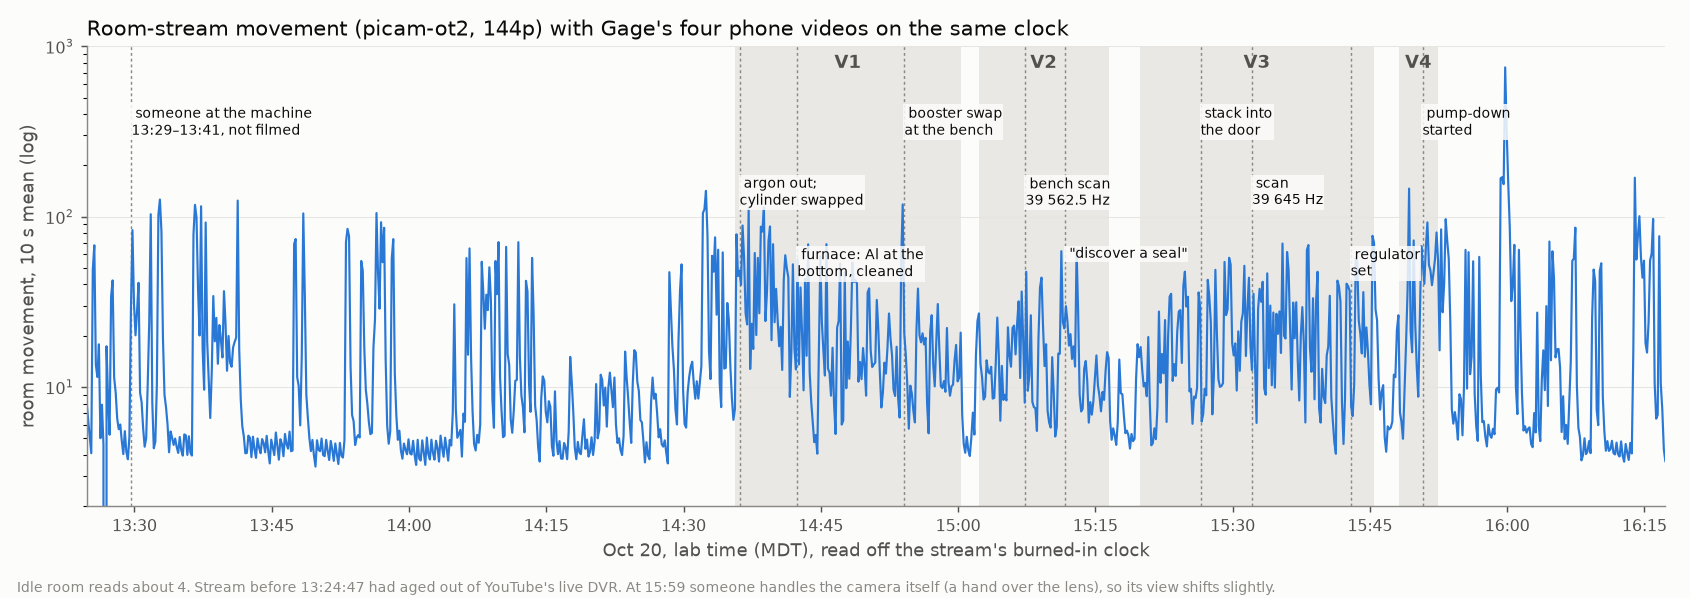

This figure's Python source:
#!/usr/bin/env python3
"""Room-stream movement on Oct 20 with the four phone videos placed on the same clock.

    python timeline.py   # reads room_activity_10s.csv and alignment.json, writes timeline.png
"""
import csv, datetime as dt, json, os

import matplotlib
matplotlib.use("Agg")
import matplotlib.dates as mdates
import matplotlib.pyplot as plt

HERE = os.path.dirname(os.path.abspath(__file__))
DAY = dt.date(2026, 10, 20)
SURFACE, INK, INK2, MUTED, SERIES, BAND = "#fcfcfb", "#0b0b0b", "#52514e", "#8a8984", "#2a78d6", "#e9e8e4"
EVENTS = [  # (MDT, label), all read off the phone videos at their aligned times
    ("13:29:40", "someone at the machine\n13:29–13:41, not filmed"),
    ("14:36:08", "argon out;\ncylinder swapped"),
    ("14:42:26", "furnace: Al at the\nbottom, cleaned"),
    ("14:54:08", "booster swap\nat the bench"),
    ("15:07:22", "bench scan\n39 562.5 Hz"),
    ("15:11:43", "\"discover a seal\""),
    ("15:26:30", "stack into\nthe door"),
    ("15:32:06", "scan\n39 645 Hz"),
    ("15:42:54", "regulator\nset"),
    ("15:50:45", "pump-down\nstarted"),
]


def t(hms):
    return dt.datetime.combine(DAY, dt.time.fromisoformat(hms))


def main():
    rows = list(csv.DictReader(open(os.path.join(HERE, "room_activity_10s.csv"))))
    x = [t(r["mdt"]) for r in rows]
    y = [float(r["mean_change"]) for r in rows]
    vids = json.load(open(os.path.join(HERE, "alignment.json")))["videos"]

    fig, ax = plt.subplots(figsize=(13, 4.6), dpi=130)
    fig.patch.set_facecolor(SURFACE)
    ax.set_facecolor(SURFACE)
    top = 1000
    for vid, v in vids.items():
        a, b = t(v["start_mdt"]), t(v["end_mdt"])
        ax.axvspan(a, b, color=BAND, lw=0, zorder=0)
        ax.text(a + (b - a) / 2, top * 0.9, v["name"].replace("Video ", "V"), ha="center", va="top",
                fontsize=10, color=INK2, fontweight="bold")
    ax.plot(x, y, color=SERIES, lw=1.2, zorder=2)
    for k, (hms, label) in enumerate(EVENTS):
        ax.axvline(t(hms), color=MUTED, lw=0.8, ls=(0, (2, 2)), zorder=1)
        ax.text(t(hms), top * 0.45 / 2.6 ** (k % 3), " " + label, fontsize=7.5, color=INK, va="top", ha="left",
                bbox=dict(facecolor=SURFACE, edgecolor="none", pad=0.6, alpha=0.85), zorder=3)
    ax.set_yscale("log")
    ax.set_ylim(2, top)
    ax.set_xlim(x[0], x[-1])
    ax.xaxis.set_major_locator(mdates.MinuteLocator(byminute=[0, 15, 30, 45]))
    ax.xaxis.set_major_formatter(mdates.DateFormatter("%H:%M"))
    ax.set_xlabel("Oct 20, lab time (MDT), read off the stream's burned-in clock", color=INK2)
    ax.set_ylabel("room movement, 10 s mean (log)", color=INK2)
    for s in ("top", "right"):
        ax.spines[s].set_visible(False)
    for s in ("left", "bottom"):
        ax.spines[s].set_color(MUTED)
    ax.tick_params(colors=INK2, labelsize=9)
    ax.grid(axis="y", color="#e6e5e1", lw=0.6)
    ax.set_title("Room-stream movement (picam-ot2, 144p) with Gage's four phone videos on the same clock",
                 loc="left", color=INK, fontsize=11.5)
    fig.text(0.01, 0.01, "Idle room reads about 4. Stream before 13:24:47 had aged out of YouTube's live DVR. "
             "At 15:59 someone handles the camera itself (a hand over the lens), so its view shifts slightly.",
             fontsize=8, color=MUTED)
    fig.tight_layout(rect=(0, 0.03, 1, 1))
    fig.savefig(os.path.join(HERE, "timeline.png"), facecolor=SURFACE)
    print("timeline.png")


if __name__ == "__main__":
    main()
